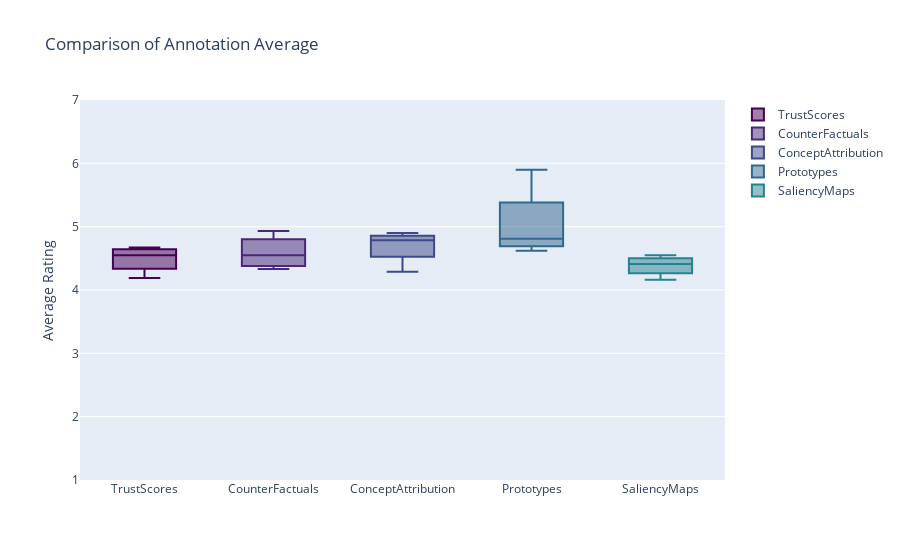

This figure's notebook cell:
### Code cell
#compare all approaches 

#1. step: create average,var score of each rating question per subdf
df_list = [cf_df,ca_df,prototypes_df,trust_df,saliency_df]
def applyFunctionToSubDF(df_list,func):
    avg_container = []
    #for each df, get an average of the ratings for understand,usab,value and info (or any other function you want to apply to the seletced subdf)
    for sub_df in df_list:
        understand_avg = round(func(sub_df.filter(regex=(".*_understandability")).values),2)
        usability_avg = round(func(sub_df.filter(regex=(".*_usability")).values),2)
        value_avg = round(func(sub_df.filter(regex=(".*_value")).values),2)
        info_avg = round(func(sub_df.filter(regex=(".*_informativeness")).values),2)
    
        sub_df_avg = [info_avg,understand_avg,usability_avg,value_avg]
        avg_container.append(sub_df_avg)

    #make sure that the input ordering in the df_list is the same as in the method call since I only rely on ordering, not on names
    return avg_container[0],avg_container[1],avg_container[2],avg_container[3],avg_container[4]

cf_avg,ca_avg,prototypes_avg,trust_avg,saliency_avg = applyFunctionToSubDF(df_list,np.mean)
cf_var,ca_var,prototypes_var,trust_var,saliency_var = applyFunctionToSubDF(df_list,np.var)

#2. step: compare them in a table with avg+sdv
comparison_df = pd.DataFrame(index=["Understandability","Usability","Value","Informativeness"])
comparison_df["TrustScores"] = trust_avg
comparison_df["CounterFactuals"] = cf_avg
comparison_df["ConceptAttribution"] = ca_avg
comparison_df["Prototypes"] = prototypes_avg
comparison_df["SaliencyMaps"] = saliency_avg
print(comparison_df)

#3. step: visualize them with boxplots
#for all df
def boxPlotDF(comparison_df,title,labels):
    #throw out non-numeric data
    int_df = comparison_df.select_dtypes(include="float64")
    #set the color palette
    palette = cycle(plotly.colors.sequential.Viridis)

    #iterate over columns and show average spread
    fig = go.Figure()
    for column in int_df:
        fig.add_trace(go.Box(
            y=int_df[column],
            name=column,
            marker_color=next(palette)
            ))
    
    fig.update_layout(
                    title = title,
                    yaxis = dict(
                        dtick = 1
                    ),
                    yaxis_range=[1,7],
                    yaxis_title="Average Rating"
    )
    
    fig.show()
    

boxPlotDF(comparison_df,"Comparison of Annotation Average",labels)

### Figure 1 — Plotly figure (JSON) as saved in the notebook; plotly's stock layout.template omitted (floating-point values rounded to 4 significant figures)
{"data": [{"marker": {"color": "#440154"}, "name": "TrustScores", "type": "box", "y": [4.62, 4.67, 4.19, 4.48]}, {"marker": {"color": "#482878"}, "name": "CounterFactuals", "type": "box", "y": [4.43, 4.93, 4.67, 4.33]}, {"marker": {"color": "#3e4989"}, "name": "ConceptAttribution", "type": "box", "y": [4.29, 4.9, 4.81, 4.76]}, {"marker": {"color": "#31688e"}, "name": "Prototypes", "type": "box", "y": [4.76, 5.9, 4.62, 4.86]}, {"marker": {"color": "#26828e"}, "name": "SaliencyMaps", "type": "box", "y": [4.37, 4.45, 4.55, 4.16]}], "layout": {"title": {"text": "Comparison of Annotation Average"}, "yaxis": {"dtick": 1, "range": [1, 7], "title": {"text": "Average Rating"}}}}
